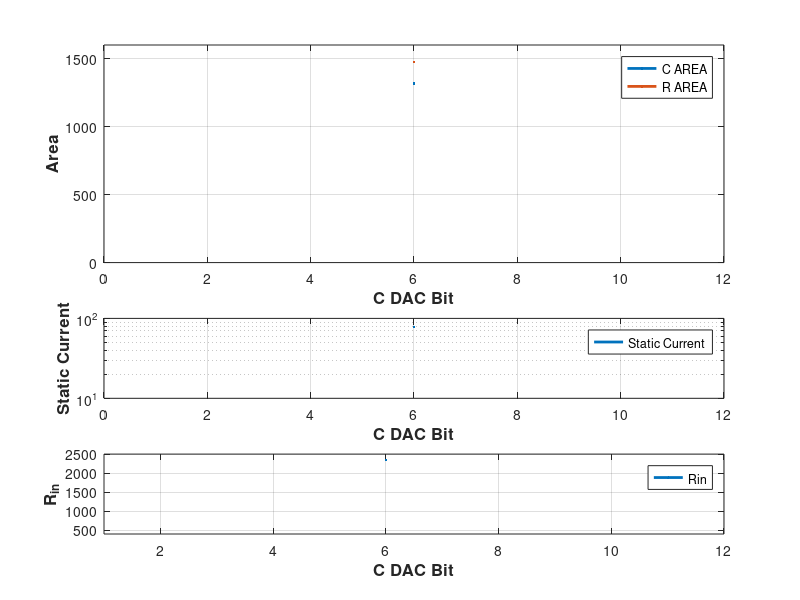

This figure's MATLAB source:

%%%%%%%%%%%%%%%%%%%%%%%%%%%%%%%%%%%%%%%%%%%%%%%%%%%%%%
% 2018/12/3
% Purpose:  This file is to calculate needed Cu and Ru for DAC
%          
%   Copyright (c) 2018 by Shanshan Xie
%   for SAR ADC project in ADC course
%%%%%%%%%%%%%%%%%%%%%%%%%%%%%%%%%%%%%%%%%%%%%%%%%%%%%%

clear;
Vref = 1;

N_CDAC = 6; %C-DAC resolution
N_DAC = 12;
N_RDAC = N_DAC-N_CDAC; %R-DAC resolution

LSB_C = Vref./2.^(N_CDAC);
LSB_N = Vref./2.^N_DAC;
LSB_R = Vref./2.^N_RDAC;

N_sample = 1;

Linearity = 11;

Cap_num = 2.^(N_CDAC-1);
Res_num = 2.^N_RDAC;

Ab_R = 0.0125;
Rsq = 726;

Ab_C = 0.012;
Kc = 1.4e-15;

% Iload = 90e-6; %static current max


fclk = 6e6; %MHz
fconv = fclk/(N_DAC+N_sample);

%% R-DAC Mismatch Calculation
%if INL dominate
sigma_R = (0.5.*2.*2.^(N_DAC-Linearity) .* LSB_N ) ./ (sqrt(2).* 3.*sqrt(2.^(N_RDAC-2)) .* LSB_R);

%if DNL dominate
% sigma_R = (2^(N_RDAC-N_DAC) * 2^(N_DAC-Linearity)) / (3 * sqrt(2^(N_RDAC+1) - 2));

Ru = 200; %ohm


% Ru = Vref./(Iload * 2.^N_RDAC);

Rtotal = Ru .* Res_num;
Iload = 1e6./(Rtotal);

L_W_R = Ru/Rsq;

WL_R = 1e-12.*(Ab_R^2 ./ (2.*sigma_R.^2)); % unit area, unit um^2

L_R = sqrt(L_W_R.*WL_R); % unit: um

W_R = sqrt(WL_R./L_W_R);  % unit: um

%total area unit um^2
Area_R = Res_num .* WL_R;


%% C-DAC Mismatch Calculation
% DNL Dominate
% sigma_C = (0.5 .* 2 .* 2.^(N_DAC-Linearity) .* LSB_N) ./ (sqrt(2) .* 3 .* sqrt(2.^N_CDAC - 1) .* LSB_C);
sigma_C = (0.5.*2.*2.^(N_DAC-Linearity) .* LSB_N) ./ (sqrt(2) .* 3 .* sqrt(2.^(N_CDAC-1) - 1) .* LSB_C);

% min cap value to satisfy 99.73% yeild
Cu = 9 .* Ab_C^2 .* Kc .* (2.^(N_CDAC-1)-1) .* 2.^(2*N_DAC-2*N_CDAC)
Cu = Cu / 2^(2*N_DAC-2*Linearity);

% Cu = 500e-15; 

% WL_C = 1e-12*(Cu/Kc);  %cap unit size um^2
WL_C = 1e-12.*(Ab_C^2 ./ (2 .* sigma_C.^2)); % unit area, unit um^2


Area_C = (Cap_num .* WL_C);


%% Input Impedance

Ctotal = Cu .* Cap_num;

Rin = 2e-3./(fconv*Ctotal);

figure(1)
subplot(4,1,[1,2]);
hold off
plot(N_CDAC, Area_C.*1e12,'DisplayName','C AREA','LineWidth',2);

hold on
plot(N_CDAC, Area_R.*1e12,'DisplayName','R AREA','LineWidth',2);

ylabel('Area','FontSize',12,'FontWeight','bold');
xlabel('C DAC Bit','FontSize',12,'FontWeight','bold');
grid on
legend('show');
xlim([0,12]);
ylim([0,1600]);

subplot(4,1,3);
hold off
semilogy(N_CDAC, Iload,'DisplayName','Static Current','LineWidth',2);
ylabel('Static Current','FontSize',12,'FontWeight','bold');
xlabel('C DAC Bit','FontSize',12,'FontWeight','bold');
grid on
legend('show');
xlim([0,12]);

subplot(4,1,4);
hold off
plot(N_CDAC, Rin,'DisplayName','Rin','LineWidth',2);
xlim([0,12]);
ylim([400, 2500]);

ylabel('R_{in}','FontSize',12,'FontWeight','bold');
xlabel('C DAC Bit','FontSize',12,'FontWeight','bold');
grid on
legend('show');
xlim([1,12]);


%% System INL
% CDAC_DNL = sqrt(2^(N_CDAC+1)-2) * sigma_C * (Vref/2^N_CDAC);
% CDAC_INL = sqrt(2^(N_CDAC-1)) * sigma_C * (Vref/2^N_CDAC);
% 
% RDAC_DNL = sqrt(2^(N_RDAC+1)-2) * sigma_R * (Vref/2^N_RDAC);
% RDAC_INL = sqrt(2^(N_RDAC-1)) * sigma_R * (Vref/2^N_RDAC);
% 
% sysINL = sqrt( CDAC_INL^2 + RDAC_INL^2 )
% sysINL_yield = sysINL * 3
% sysDNL = sqrt( CDAC_DNL^2 + RDAC_DNL^2 );
% sysDNL_yield = sysDNL * 3
% 
% LSB=1/2^N_DAC
% 
% Max_DNL_INL = 2/2^(N_DAC)
